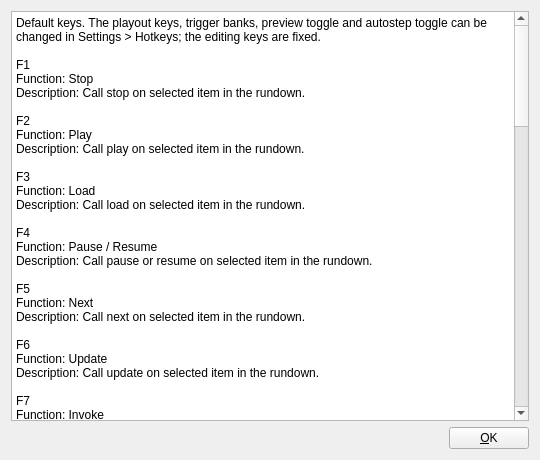
<?xml version="1.0" encoding="UTF-8"?>
<ui version="4.0">
 <class>HelpDialog</class>
 <widget class="QDialog" name="HelpDialog">
  <property name="geometry">
   <rect>
    <x>0</x>
    <y>0</y>
    <width>540</width>
    <height>460</height>
   </rect>
  </property>
  <property name="windowTitle">
   <string>Help</string>
  </property>
  <layout class="QGridLayout" name="gridLayout">
   <item row="1" column="1">
    <widget class="QPushButton" name="pushButtonOk">
     <property name="focusPolicy">
      <enum>Qt::NoFocus</enum>
     </property>
     <property name="text">
      <string>&amp;OK</string>
     </property>
    </widget>
   </item>
   <item row="0" column="0" colspan="2">
    <widget class="QPlainTextEdit" name="plainTextEdit">
     <property name="readOnly">
      <bool>true</bool>
     </property>
     <property name="plainText">
      <string>Default keys. The playout keys, trigger banks, preview toggle and autostep toggle can be changed in Settings &gt; Hotkeys; the editing keys are fixed.

F1
Function: Stop
Description: Call stop on selected item in the rundown.

F2
Function: Play
Description: Call play on selected item in the rundown.

F3
Function: Load
Description: Call load on selected item in the rundown.

F4
Function: Pause / Resume
Description: Call pause or resume on selected item in the rundown.

F5
Function: Next
Description: Call next on selected item in the rundown.

F6
Function: Update
Description: Call update on selected item in the rundown.

F7
Function: Invoke
Description: Call invoke on selected item in the rundown.

F8
Function: Preview
Description: Play selected item on the server's preview channel.

F10
Function: Clear
Description: Call clear on selected item in the rundown.

F11
Function: Clear Layer
Description: Call clear on selected items video layer in the rundown.

F12
Function: Clear Channel
Description: Call clear on selected items channel in the rundown.

Ctrl+1 - Ctrl+9
Function: Trigger banks
Description: Play the item assigned to trigger bank 1 to 9.

Ctrl+] / Ctrl+[
Function: Rundown tabs
Description: Switch to the next / previous rundown tab.

Ctrl+G / Ctrl+U
Function: Group / Ungroup
Description: Group / Ungroup one or more items in the rundown.

Ctrl+Shift+D
Function: Duplicate
Description: Duplicate selected item in the rundown.

Ctrl+D
Function: Disable / Enable
Description: A disabled item does not fire.

Ctrl+C / Ctrl+V
Function: Copy / Paste
Description: Copy / Paste selected item in the rundown.

Ctrl+X
Function: Cut
Description: Cut selected item in the rundown.

Ctrl+Up / Ctrl+Down
Function: Navigation.
Description: Move item up / down in the rundown.

Ctrl+Right / Ctrl+Left
Function: Navigation
Description: Move item in / out of a group in the rundown.

Delete
Function: Delete
Description: Delete item / group in the rundown.

Ctrl+Z / Ctrl+Y
Function: Undo / Redo
Description: Undo / redo the last change to the rundown.

Ctrl+F
Function: Search
Description: Search the rundown.

Ctrl+O / Ctrl+S / Ctrl+Shift+S
Function: Open / Save / Save As
Description: Open or save a rundown file.

Escape, twice within half a second
Function: Panic
Description: Clear every output on every server.

Ctrl+H
Function: Help
Description: Show this help dialog.</string>
     </property>
    </widget>
   </item>
   <item row="1" column="0">
    <spacer name="horizontalSpacer">
     <property name="orientation">
      <enum>Qt::Horizontal</enum>
     </property>
     <property name="sizeHint" stdset="0">
      <size>
       <width>40</width>
       <height>20</height>
      </size>
     </property>
    </spacer>
   </item>
  </layout>
 </widget>
 <resources/>
 <connections>
  <connection>
   <sender>pushButtonOk</sender>
   <signal>clicked()</signal>
   <receiver>HelpDialog</receiver>
   <slot>accept()</slot>
   <hints>
    <hint type="sourcelabel">
     <x>278</x>
     <y>429</y>
    </hint>
    <hint type="destinationlabel">
     <x>356</x>
     <y>230</y>
    </hint>
   </hints>
  </connection>
 </connections>
</ui>
